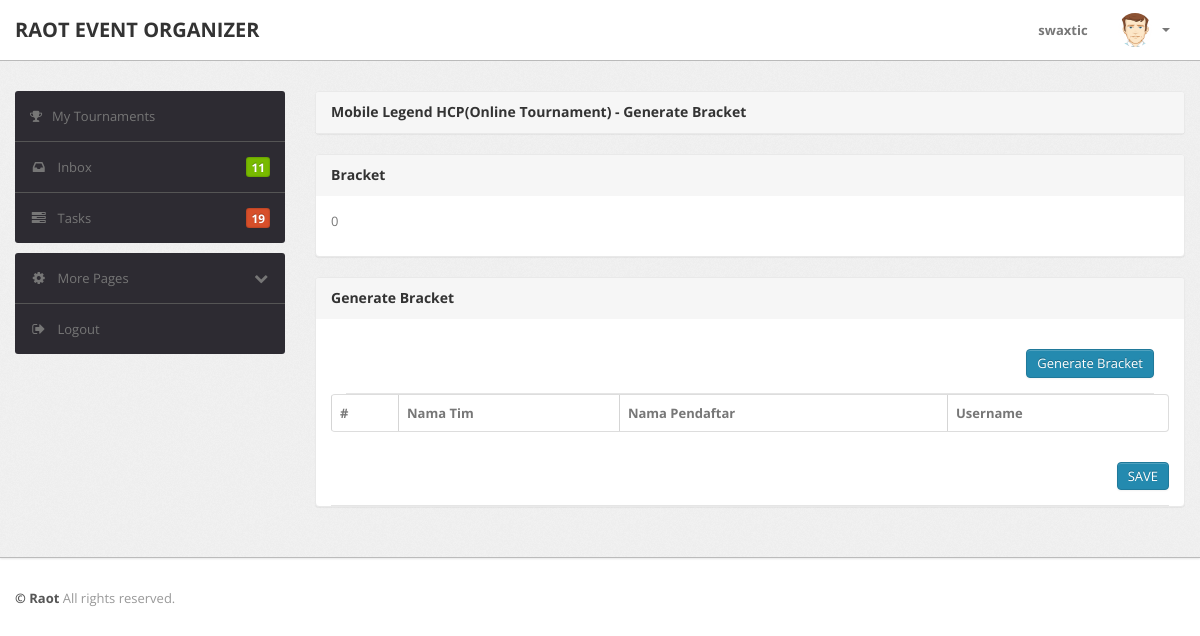
Page /panitia/bracket.php?detail=13 (signed in) on the earlier database version.
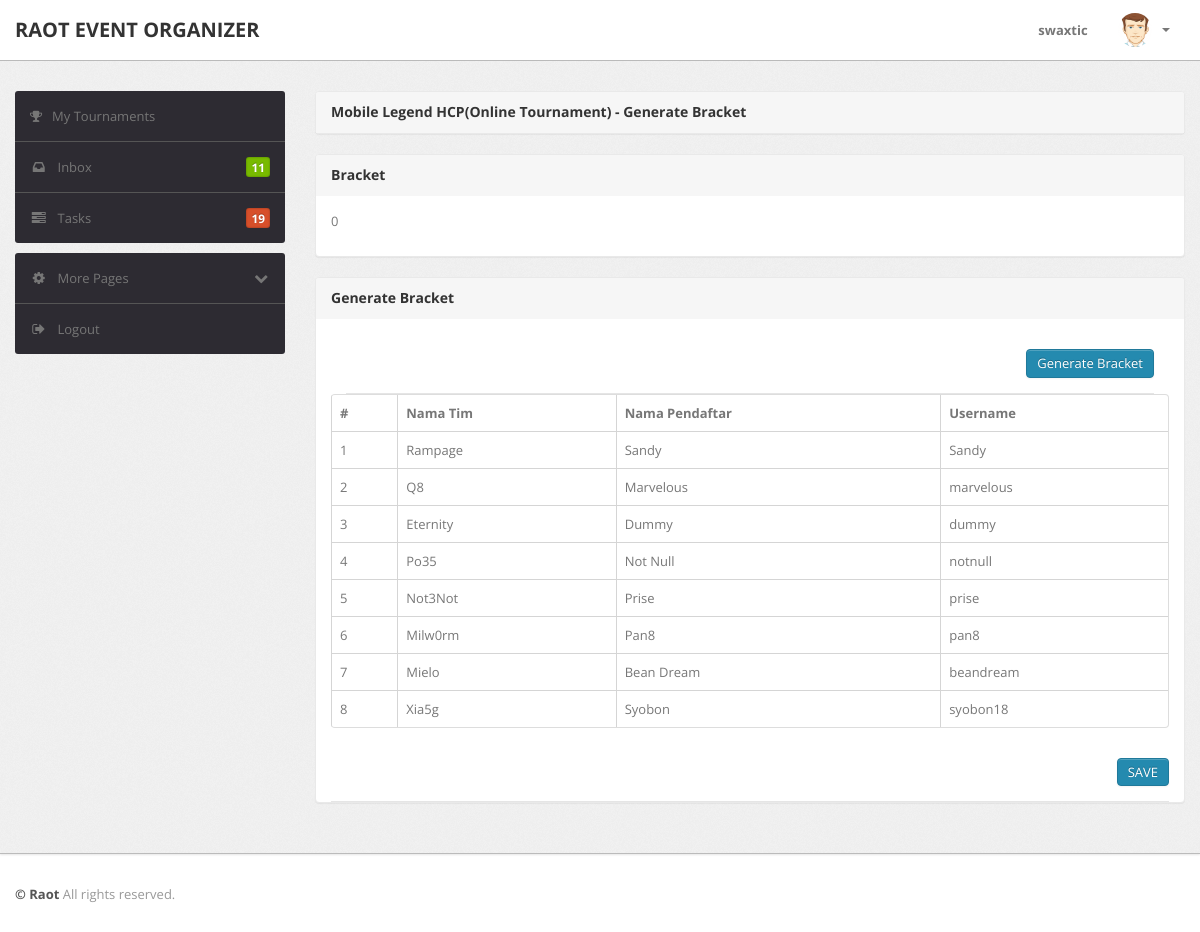
Same page on the later database version.
### tables this page shows
CREATE TABLE `daftarevent` (
  `id_user` int(11) NOT NULL,
  `tim` varchar(18) NOT NULL,
  `id_event` int(11) NOT NULL,
  `status` int(1) NOT NULL DEFAULT '0'
);

CREATE TABLE `panitia` (
  `nick` varchar(16) NOT NULL,
  `nama` varchar(28) NOT NULL,
  `email` varchar(28) NOT NULL,
  `pass` varchar(255) NOT NULL,
  `id_panitia` int(11) NOT NULL
);

### panitia/bracket.php (the view, shortened to what the changed rows need)
<!DOCTYPE html>
<html lang="en">
<?php
    include 'config.php';
    $id =$_GET['detail'];
    $sql     ="select * from event where idEvent='$id'";
    $que     = mysqli_query($konak,$sql);
    $res     = mysqli_fetch_array($que);
    $tes     = $res['uplink'];
    if(!isset($_SESSION['status'])){
        header("location:../login.php");
    }else{
?>
<head>
    <head>
        <link type="text/css" href="bootstrap/css/bootstrap.min.css?t[timestamps]" rel="stylesheet">
        <link type="text/css" href="bootstrap/css/bootstrap-responsive.min.css" rel="stylesheet">
        <link type="text/css" href="css/theme.css" rel="stylesheet">
        <link type="text/css" href="images/icons/css/font-awesome.css" rel="stylesheet">
        <link rel="stylesheet" href="https://cdnjs.cloudflare.com/ajax/libs/font-awesome/4.7.0/css/font-awesome.min.css">
        <link type="text/css" href="../bracket/jquery.bracket.min.css" rel="stylesheet"/>
    </head>
    <?php include 'header.php'?>
        <div class="wrapper">
            <div class="container">
                <div class="row">
                    <div class="span9">
					<div class="content">
                <div class="module">
                        <div class="module-body">
                        <div class="row-fluid">
                        <table class="table table-bordered">
                        <thead>
							<tr>
							<th>#</th>
							<th>Nama Tim</th>
							<th>Nama Pendaftar</th>
							<th>Username</th>
							</tr>
						</thead>
                        <?php
                            $sql     = "SELECT event.idEvent, event.nm_event, daftarevent.status, daftarevent.id_user, panitia.nama, panitia.nick, daftarevent.tim
                            FROM daftarevent JOIN panitia
                            ON daftarevent.id_user = panitia.id_panitia
                            JOIN event
                            ON event.idEvent = daftarevent.id_event
                            WHERE event.idEvent = $id AND daftarevent.status= '1'";
                            $que     = mysqli_query($konak,$sql);
                            $r=0;
                            while ($res=mysqli_fetch_array($que)){
                            $r++;
                    ?>
								  <tbody>
									<tr>
									  <td><?php echo $r; ?></td>
									  <td><?php echo $res['tim']; ?></td>
									  <td><?php echo $res['nama']; ?></td>
									  <td><?php echo $res['nick']; ?></td>
									</tr>
                                  </tbody>
                            <?php
                            }
                            ?>
                            </table>
                        </div>
                    </div>
                    </div>
					</div>
				</div>
                </div>
            </div>
        </div>
    </body>
	<?php
    }
?>

Differences in the rows shown:
now on this page (row edited): daftarevent: tim "Rampage", panitia.nama "Sandy", panitia.nick "Sandy"
added daftarevent: tim "Q8", panitia.nama "Marvelous", panitia.nick "marvelous"
added daftarevent: tim "Eternity", panitia.nama "Dummy", panitia.nick "dummy"
added daftarevent: tim "Po35", panitia.nama "Not Null", panitia.nick "notnull"
added daftarevent: tim "Not3Not", panitia.nama "Prise", panitia.nick "prise"
added daftarevent: tim "Milw0rm", panitia.nama "Pan8", panitia.nick "pan8"
added daftarevent: tim "Mielo", panitia.nama "Bean Dream", panitia.nick "beandream"
added daftarevent: tim "Xia5g", panitia.nama "Syobon", panitia.nick "syobon18"
